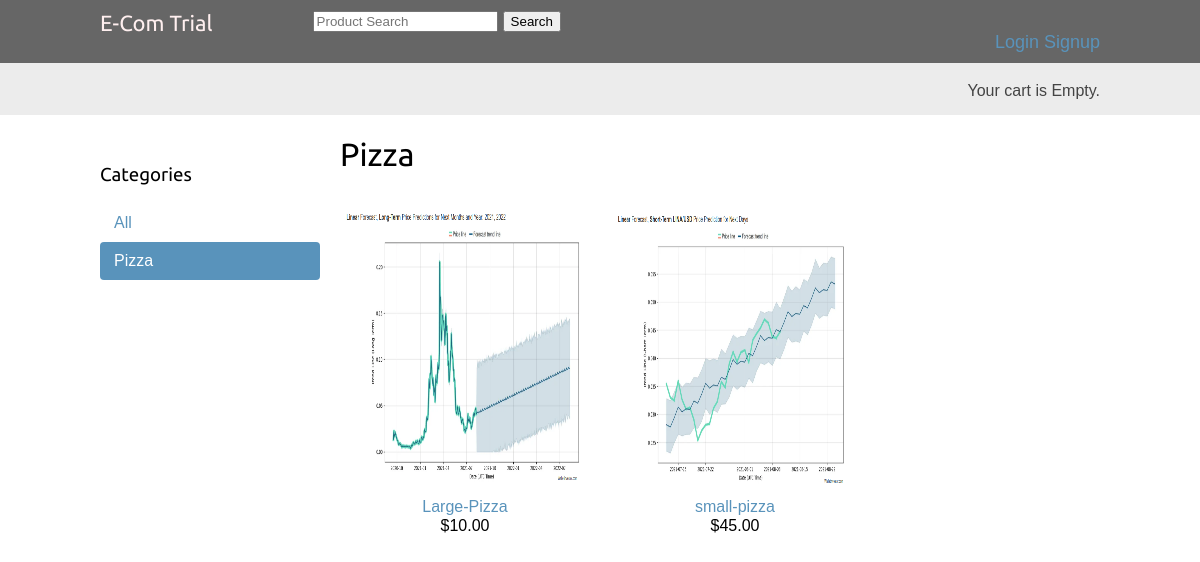
The app's page /pizza/ with its own data.
### shop/models.py (models this page shows, shortened)
class Category(models.Model):
    name = models.CharField(max_length=255, db_index=True)
    slug = models.SlugField(max_length=255, unique=True)
    class Meta:
        ordering = ('name',)
        verbose_name = 'category'
        verbose_name_plural = 'categories'
    def get_absolute_url(self):
        return reverse('shop:product_list_by_category',
                       args=[self.slug])

class Product(models.Model):
    category = models.ForeignKey(Category, related_name='products', on_delete=models.CASCADE)
    name = models.CharField(max_length=255, db_index=True)
    slug = models.SlugField(max_length=255, unique=True)
    image = models.ImageField(upload_to='products/%y/%m/%d', blank=True)
    description = models.TextField(blank=True)
    price = models.DecimalField(max_digits=10, decimal_places=2)
    available = models.BooleanField(default=True)
    created = models.DateTimeField(auto_now_add=True)
    updated = models.DateTimeField(auto_now=True)
    class Meta:
        ordering = ('name',)
        index_together = (('id', 'slug'),)
    def get_absolute_url(self):
        return reverse('shop:product_detail',
                       args=[self.id, self.slug])

### shop/views.py (the view)
# urls.py: path('', shop.views.product_list, name='product_list'),
def product_list(request, category_slug=None):
    category = None
    categories = Category.objects.all()
    products = Product.objects.filter(available=True)
    if category_slug:
        category = get_object_or_404(Category, slug=category_slug)
        products = products.filter(category=category)
    return render(request, 'shop/products/list.html', {'category': category,
                                                       'categories': categories, 'products': products})

### cart/cart.py (called while the page is built)
    def __len__(self):
        return sum(item['quantity'] for item in self.cart.values())

### cart/context_processors.py (called while the page is built)
def cart(request):
    return {'cart': Cart(request)}

### shop/templates/shop/products/list.html (shortened to what this page needs)
{% extends "shop/base.html" %}
{% load static %}
{% block content %}
    <div id="sidebar">
    <h3>Categories</h3>
    <ul>
        <li {% if not category %} class="selected"{% endif %}>
        <a href="{% url 'shop:product_list' %}">All</a>
        </li>
    {% for c in categories %}
        <li {% if category.slug == c.slug %} class="selected" {% endif %}>
        <a href="{{ c.get_absolute_url }}">{{ c.name }}</a>
        </li>
    {% endfor %}
    </ul>
    </div>
    <div id="main" class="product-list">
    <h1>{% if category %}{{ category.name }}{% else %}Products{% endif %}</h1>
    {% for product in products %}
        <div class="item" style="margin: 5px;">
            <a href="{{ product.get_absolute_url }}"><img src="{% if product.image %}{{ product.image.url }}{%else %}
            {% static "img/no_image.png" %}{% endif %}" alt="" width="275" height="275" style="border-radius: 5px;"></a>
            <a href="{{ product.get_absolute_url }}">{{ product.name }}</a>
            <br>
            ${{ product.price }}
        </div>
    {% endfor %}
    </div>
{% endblock %}

### shop/static/css/base.css (style rules this page uses)
body { margin:0; padding:0; font-family:helvetica, sans-serif; }
h1, h2, h3, h4, h5 , h6 { font-family: 'Ubuntu', sans-serif; font-weight:normal; }
a { text-decoration:none; color:#5993bb; }
#sidebar { width:220px; padding:30px 20px 0 0; float:left; }
#sidebar ul { margin:0; padding:0; }
#sidebar ul li { margin:0; list-style:none; padding:10px 14px; }
#sidebar ul li a { display:block; }
#sidebar ul li.selected { background:#5993bb; border-radius:4px; }
#sidebar ul li.selected a { color:#fff; }
#main { float:left; width: 96%; margin-right:-220px; overflow:hidden; }
.product-list .item { width:25%; padding:10px 20px 10px 0; float:left; text-align:center; line-height:1.2; }
.product-list .item img { width:100%; margin-bottom:8px; }

### records on screen
Category: name "Pizza"
Product: image (picture), name "Large-Pizza", price "10.00"
Product: image (picture), name "small-pizza", price "45.00"
